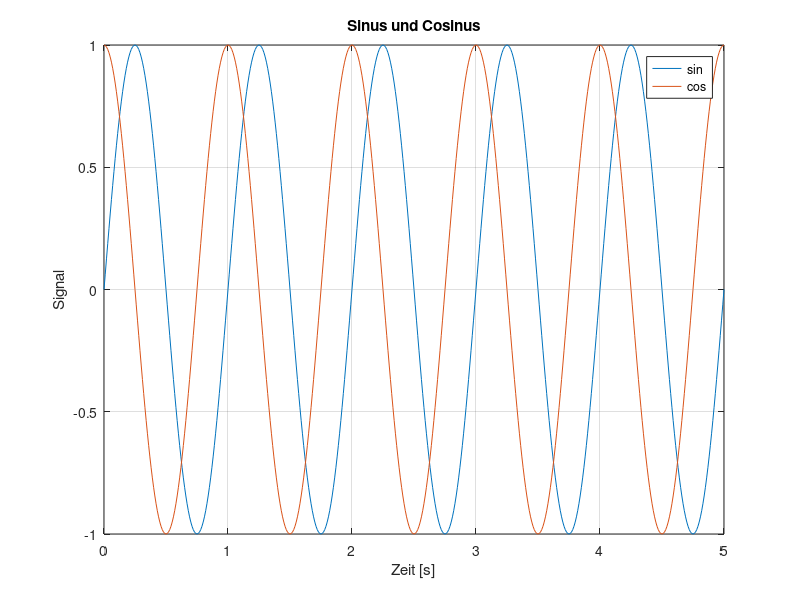

Write MATLAB code to recreate this figure.
clear
clc
close all

t = 0:0.01:5;

y1 = sin(2*pi*t);
y2 = cos(2*pi*t);

plot(t, y1, t, y2)
grid on
xlabel('Zeit [s]')
ylabel('Signal')
title('Sinus und Cosinus')
legend('sin', 'cos')
